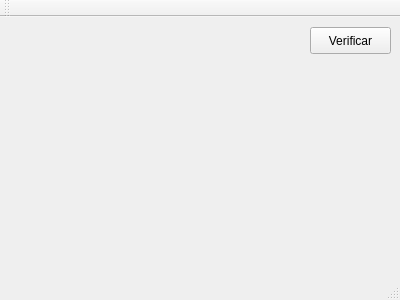
<?xml version="1.0" encoding="UTF-8"?>
<ui version="4.0">
 <class>MainTable</class>
 <widget class="QMainWindow" name="MainTable">
  <property name="geometry">
   <rect>
    <x>0</x>
    <y>0</y>
    <width>400</width>
    <height>300</height>
   </rect>
  </property>
  <property name="windowTitle">
   <string>MainTable</string>
  </property>
  <widget class="QWidget" name="centralWidget">
   <widget class="QWidget" name="gridLayoutWidget">
    <property name="geometry">
     <rect>
      <x>0</x>
      <y>0</y>
      <width>301</width>
      <height>241</height>
     </rect>
    </property>
    <layout class="QGridLayout" name="tablero"/>
   </widget>
   <widget class="QPushButton" name="cmdVerificar">
    <property name="geometry">
     <rect>
      <x>310</x>
      <y>10</y>
      <width>81</width>
      <height>27</height>
     </rect>
    </property>
    <property name="text">
     <string>Verificar</string>
    </property>
   </widget>
  </widget>
  <widget class="QMenuBar" name="menuBar">
   <property name="geometry">
    <rect>
     <x>0</x>
     <y>0</y>
     <width>400</width>
     <height>25</height>
    </rect>
   </property>
  </widget>
  <widget class="QToolBar" name="mainToolBar">
   <attribute name="toolBarArea">
    <enum>TopToolBarArea</enum>
   </attribute>
   <attribute name="toolBarBreak">
    <bool>false</bool>
   </attribute>
  </widget>
  <widget class="QStatusBar" name="statusBar"/>
 </widget>
 <layoutdefault spacing="6" margin="11"/>
 <resources/>
 <connections/>
</ui>
